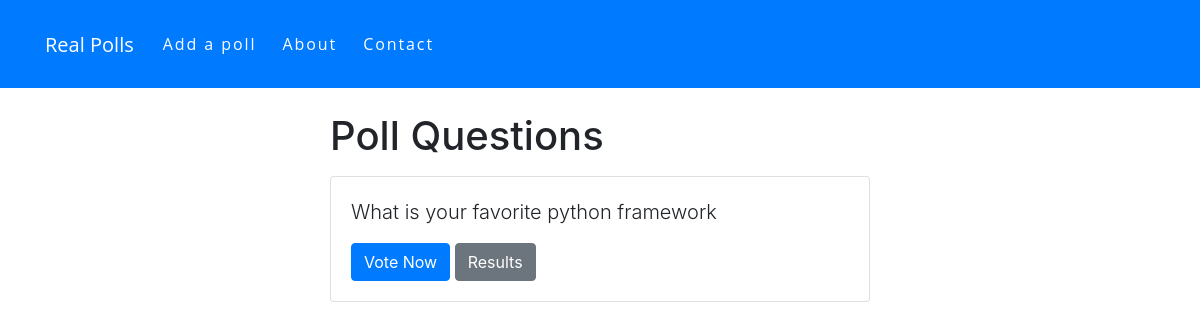
Before: / with the older database file.
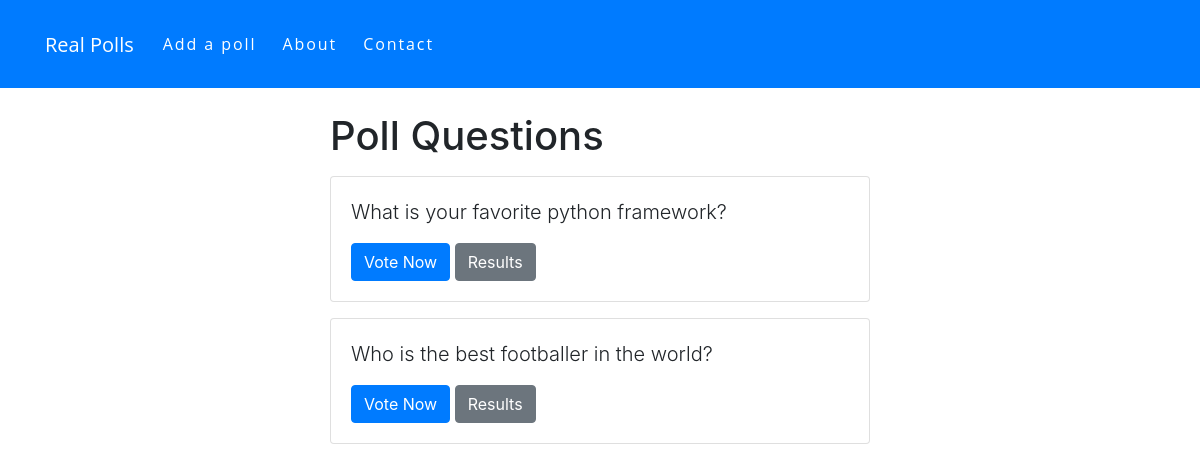
After: the same page with the newer database file.
### polls/models.py (models this page shows, shortened)
class Poll(models.Model):
	question = models.TextField()
	option_one = models.CharField(max_length=30)
	option_two = models.CharField(max_length=30)
	option_three = models.CharField(max_length=30)
	option_one_count = models.IntegerField(default=0)
	option_two_count = models.IntegerField(default=0)
	option_three_count = models.IntegerField(default=0)

### polls/views.py (the view)
# urls.py: path('', views.index, name='index'),
def index(request):
	polls = Poll.objects.all()
	context = {
		'polls': polls,
	}
	return render(request, 'polls/index.html', context)

### polls/templates/polls/index.html
{% extends "base.html" %}
{% block content %}
	<h1 class="text-cente mb-3">
		Poll Questions
	</h1>
	{% if polls %}
		{% for poll in polls %}
			<div class="card mb-3">
				<div class="card-body">
					<p class="lead"> {{ poll.question }} </p>
					<a class="btn btn-primary" href="{% url 'polls:vote' poll.id %}">
						Vote Now
					</a>
					<a class="btn btn-secondary" href="#" >
						Results
					</a>
				</div>
			</div>
		{% endfor %}
	{% else %}
		<p>No polls available</p>
	{% endif %}
{% endblock  %}

Changed rows visible on the page:
changed Poll: question "What is your favorite python framework" → "What is your favorite python framework?"
added Poll: question "Who is the best footballer in the world?"
